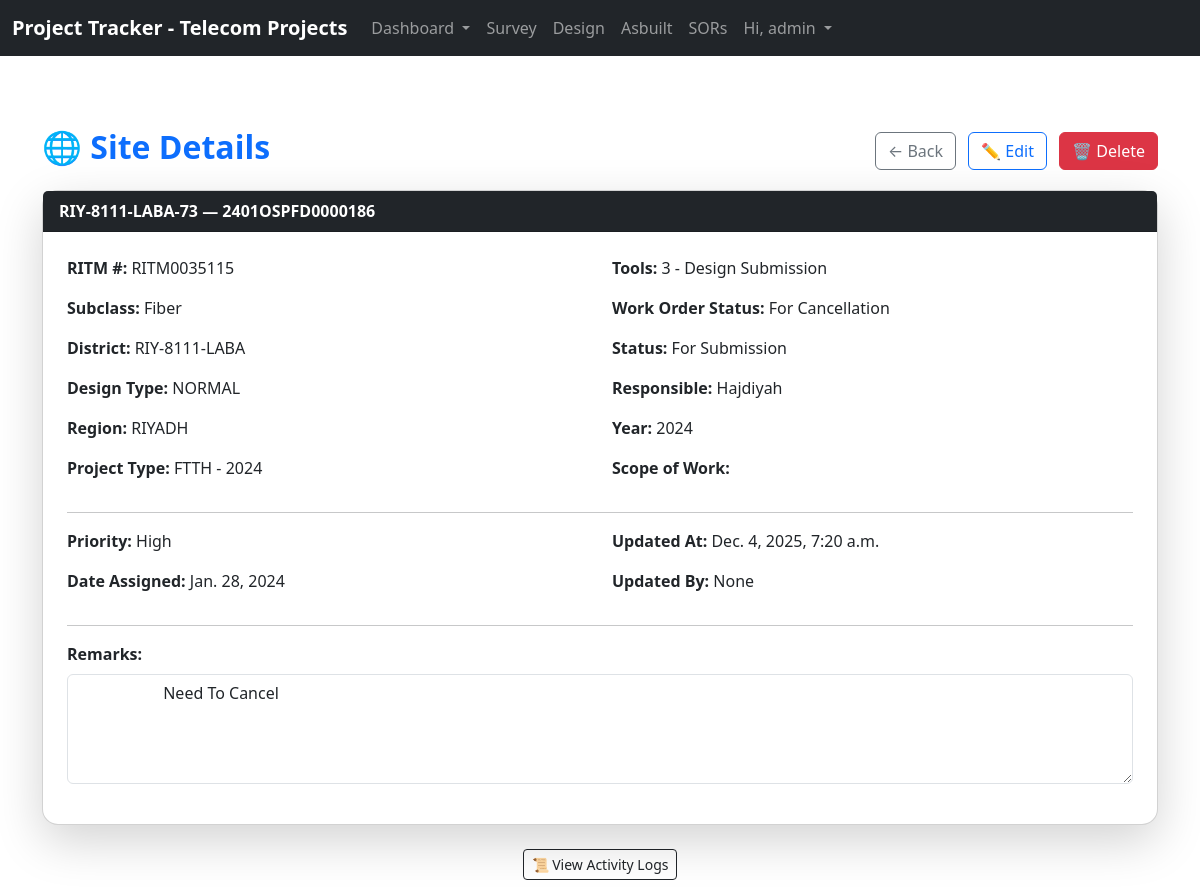
Page /design/2534/ (signed in) on the earlier database version.
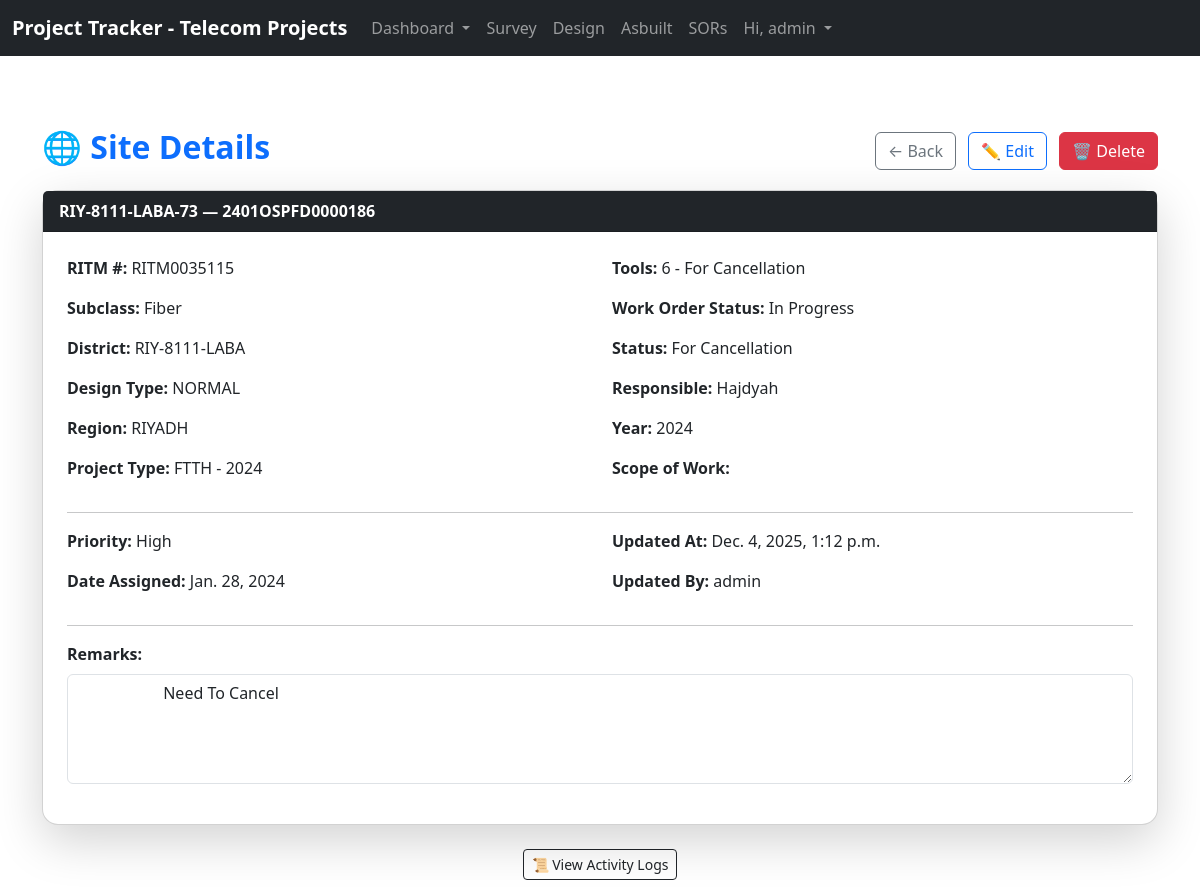
Same page on the later database version.
### website/models.py (models this page shows, shortened)
class design(models.Model):
    district_name = models.CharField(max_length=200, blank=True)
    cluster_name = models.CharField(max_length=200, blank=True)
    work_order = models.CharField(max_length=16)
    scope_work = models.CharField(max_length=100, blank=True)
    subclass = models.CharField(max_length=50)
    project_type = models.CharField(max_length=20)
    year = models.IntegerField()
    RITM = models.CharField(max_length=11)
    region = models.CharField(max_length=20)
    target_area = models.IntegerField(blank=True)
    date_assigned = models.DateField()
    design_type = models.CharField(max_length=50, blank=True)
    status = models.CharField(max_length=50, blank=True)
    tools = models.CharField(max_length=50)
    wo_status = models.CharField(max_length=50)
    responsible = models.CharField(max_length=100)
    priority = models.CharField(max_length=20)
    remarks = models.TextField(blank=True)
    updated_at = models.DateTimeField(auto_now=True)
    updated_by = models.ForeignKey(
        User, on_delete=models.SET_NULL, null=True, blank=True
    )

### website/views.py (the view)
# urls.py: path('design/<int:pk>/', views.design_detail, name='design_detail'),
def design_detail(request, pk):
    if request.user.is_authenticated:
        design_record = get_object_or_404(design, id=pk)
        logs = ActivityLog.objects.filter(
            content_type=ContentType.objects.get_for_model(design),
            object_id=design_record.id
        ).order_by('-timestamp')
        return render(request, 'design_detail.html', {
            'design_record': design_record,
            'logs': logs
        })
    else:
        messages.error(request, "You must be logged in to View that page.")
        return redirect('home')

### website/templates/design_detail.html (shortened to what this page needs)
{% extends 'base.html' %}
{% load tz %}
{% block content %}
<div class="container mt-5">
    <div class="d-flex justify-content-between align-items-center mb-3">
        <h2 class="fw-bold text-primary">
            🌐 Site Details
        </h2>
        <div>
            <a href="{% url 'design' %}" class="btn btn-outline-secondary me-2">
                ← Back
            </a>
            <a href="{% url 'update_design_record' design_record.id %}" class="btn btn-outline-primary me-2">
                ✏ Edit
            </a>
            <button class="btn btn-danger" data-bs-toggle="modal" data-bs-target="#deleteConfirmModal">
                🗑 Delete
            </button>
        </div>
    </div>
    <div class="card shadow-lg rounded-4">
        <div class="card-header bg-dark text-white fw-bold">
            {{ design_record.cluster_name }} — {{ design_record.work_order }}
        </div>
        <div class="card-body p-4">
            <div class="row">
                <div class="col-md-6">
                    <p><strong>RITM #:</strong> {{ design_record.RITM }}</p>
                    <p><strong>Subclass:</strong> {{ design_record.subclass }}</p>
                    <p><strong>District:</strong> {{ design_record.district_name }}</p>
                    <p><strong>Design Type:</strong> {{ design_record.design_type }}</p>
                    <p><strong>Region:</strong> {{ design_record.region }}</p>
                    <p><strong>Project Type:</strong> {{ design_record.project_type }}</p>
                </div>
                <div class="col-md-6">
                    <p><strong>Tools:</strong> {{ design_record.tools }}</p>
                    <p><strong>Work Order Status:</strong> {{ design_record.wo_status }}</p>
                    <p><strong>Status:</strong> {{ design_record.status }}</p>
                    <p><strong>Responsible:</strong> {{ design_record.responsible }}</p>
                    <p><strong>Year:</strong> {{ design_record.year }}</p>
                    <p><strong>Scope of Work:</strong> {{ design_record.scope_work }}</p>
                </div>
            </div>
            <hr>
            <div class="row">
                <div class="col-md-6">
                    <p><strong>Priority:</strong> {{ design_record.priority }}</p>
                    <p><strong>Date Assigned:</strong> {{ design_record.date_assigned }}</p>
                </div>
                <div class="col-md-6">
                    <p><strong>Updated At:</strong> {{ design_record.updated_at }}</p>
                    <p><strong>Updated By:</strong> {{ design_record.updated_by }}</p>
                </div>
            </div>
            <hr>
            <div class="mb-3">
                <label class="form-label fw-bold">Remarks:</label>
                <textarea class="form-control" rows="4" readonly style="resize: vertical;">
                    {{ design_record.remarks }}
                </textarea>
            </div>
        </div>
    </div>
    <div class="mt-4 text-center">
        <button class="btn btn-outline-dark btn-sm mb-2" type="button" data-bs-toggle="collapse"
            data-bs-target="#activityLogs" aria-expanded="false" aria-controls="activityLogs">
            📜 View Activity Logs
        </button>
    </div>
</div>
{% endblock %}

### website/templates/base.html (shortened to what this page needs)
{% load static %}
<!doctype html>
<html lang="en">
<head>
    <link href="https://cdn.jsdelivr.net/npm/bootstrap@5.3.8/dist/css/bootstrap.min.css" rel="stylesheet"
>
    <link href="{% static 'css/styles.css' %}" rel="stylesheet">
</head>
<body>
    {% include 'navbar.html' %}
    <br>
    {% block content %}
    {% endblock %}
</body>
</html>

### website/templates/navbar.html (shortened to what this page needs)
<nav class="navbar navbar-expand-lg navbar-dark bg-dark">
    <div class="container-fluid">
        <a class="navbar-brand" href="{% url 'home' %}"><strong>Project Tracker - Telecom Projects</strong></a>
        {% if user.is_authenticated %}
        <div class="collapse navbar-collapse" id="navbarSupportedContent">
            <ul class="navbar-nav me-auto mb-4 mb-lg-0">
                <li class="nav-item dropdown">
                    <a class="nav-link dropdown-toggle" href="#" role="button" data-bs-toggle="dropdown"
                        aria-expanded="false">
                        Dashboard
                    </a>
                </li>
                <li class="nav-item">
                    <a class="nav-link" href="{% url 'survey' %}">Survey</a>
                </li>
                <li class="nav-item">
                    <a class="nav-link" href="{% url 'design' %}">Design</a>
                </li>
                <li class="nav-item">
                    <a class="nav-link" href="#">Asbuilt</a>
                </li>
                <li class="nav-item">
                    <a class="nav-link" href="{% url 'sor' %}">SORs</a>
                </li>
                <li class="nav-item dropdown">
                    <a class="nav-link dropdown-toggle" href="#" role="button" data-bs-toggle="dropdown"
                        aria-expanded="false">
                        Hi, {{ user.username }}
                    </a>
                </li>
            </ul>
        </div>
        {% endif %}
    </div>
</nav>

Differences in the rows shown:
changed design "RIY-8111-LABA-73": tools "3 - Design Submission" → "6 - For Cancellation"; wo_status "For Cancellation" → "In Progress"; status "For Submission" → "For Cancellation"; responsible "Hajdiyah" → "Hajdyah"; updated_at "Dec. 4, 2025, 7:20 a.m." → "Dec. 4, 2025, 1:12 p.m."; updated_by "None" → "admin"
